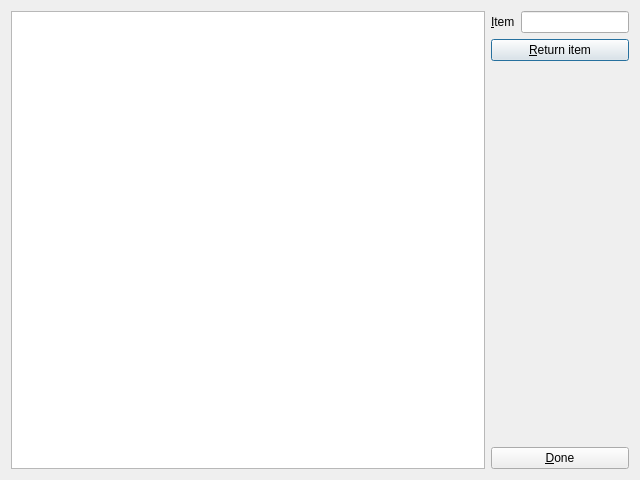
<?xml version="1.0" encoding="UTF-8"?>
<ui version="4.0">
 <class>ReturnDialog</class>
 <widget class="QDialog" name="ReturnDialog">
  <property name="geometry">
   <rect>
    <x>0</x>
    <y>0</y>
    <width>640</width>
    <height>480</height>
   </rect>
  </property>
  <property name="windowTitle">
   <string>Return Items</string>
  </property>
  <property name="modal">
   <bool>true</bool>
  </property>
  <layout class="QGridLayout" name="gridLayout">
   <item row="0" column="0" rowspan="4">
    <widget class="QTextBrowser" name="output_contract_textBrowser"/>
   </item>
   <item row="0" column="1">
    <layout class="QHBoxLayout" name="horizontalLayout_6">
     <item>
      <widget class="QLabel" name="label_5">
       <property name="text">
        <string>&amp;Item</string>
       </property>
       <property name="buddy">
        <cstring>input_item_lineEdit</cstring>
       </property>
      </widget>
     </item>
     <item>
      <widget class="QLineEdit" name="input_item_lineEdit">
       <property name="sizePolicy">
        <sizepolicy hsizetype="Minimum" vsizetype="Fixed">
         <horstretch>0</horstretch>
         <verstretch>0</verstretch>
        </sizepolicy>
       </property>
      </widget>
     </item>
    </layout>
   </item>
   <item row="1" column="1">
    <widget class="QPushButton" name="input_returnItem_pushButton">
     <property name="text">
      <string>&amp;Return item</string>
     </property>
    </widget>
   </item>
   <item row="2" column="1">
    <spacer name="verticalSpacer">
     <property name="orientation">
      <enum>Qt::Vertical</enum>
     </property>
     <property name="sizeHint" stdset="0">
      <size>
       <width>20</width>
       <height>364</height>
      </size>
     </property>
    </spacer>
   </item>
   <item row="3" column="1">
    <widget class="QPushButton" name="input_done_pushButton">
     <property name="text">
      <string>&amp;Done</string>
     </property>
    </widget>
   </item>
  </layout>
 </widget>
 <resources/>
 <connections/>
</ui>
